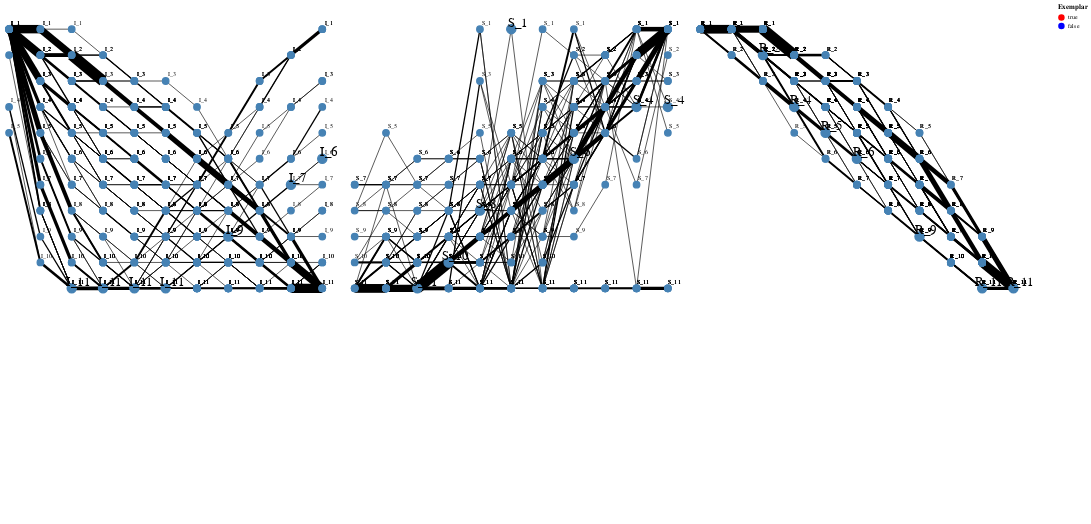

Notebook code for this chart:
### Code cell
def update_vega_schema(graph: nx.Graph) -> dict:
    """
    Updates a Vega schema by replacing the node and edge data.

    Parameters:
    vega_json_path (str): Path to the Vega JSON schema file.
    graph (nx.Graph): The input NetworkX graph.
    y_axis_attributes (List[str]): List of attributes to be used for y-axis in the plot.

    Returns:
    dict: The updated Vega schema.
    """
    # Load the existing Vega schema
    with open("./bins_sententree.vg.json", "r") as f:
        schema = json.load(f)

    # Update the schema with nodes and edges data
    schema["data"] = vega.replace_named_with(schema["data"], "nodes", ["values"], vega_data['nodes'])
    schema["data"] = vega.replace_named_with(schema["data"], "edges", ["values"], vega_data['edges'])

    return schema

schema = update_vega_schema(vega_data)

with open("bin_example.png", "wb") as f:
    png = vl_convert.vega_to_png(schema, scale=4)
    f.write(png)

vega.display(schema, format="interactive")

### Figure 1 — Vega specification as saved in the notebook (floating-point values rounded to 4 significant figures; data arrays with more than 128 entries replaced by an {"elided": "..."} marker saying what was removed)
{"$schema": "https://vega.github.io/schema/vega/v5.json", "data": [{"name": "nodes", "values": {"elided": "1143 records"}}, {"name": "edges", "values": {"elided": "606 records"}}, {"name": "facet_data", "source": "nodes", "transform": [{"groupby": ["graph"], "type": "aggregate"}]}], "height": 800, "legends": [{"encode": {"symbols": {"enter": {"shape": {"value": "circle"}, "size": {"value": 100}}}}, "fill": "color", "orient": "right", "title": "Exemplar"}], "marks": [{"data": [{"name": "graph_nodes", "source": "nodes", "transform": [{"expr": "datum.graph === parent.graph", "type": "filter"}]}, {"name": "graph_edges", "source": "edges", "transform": [{"as": ["sourceNode"], "fields": ["source"], "from": "graph_nodes", "key": "id", "type": "lookup"}, {"as": ["targetNode"], "fields": ["target"], "from": "graph_nodes", "key": "id", "type": "lookup"}, {"as": "sourceX", "expr": "datum.sourceNode && datum.sourceNode.x ? datum.sourceNode.x : 0", "type": "formula"}, {"as": "sourceY", "expr": "datum.sourceNode && datum.sourceNode.y ? datum.sourceNode.y : 0", "type": "formula"}, {"as": "targetX", "expr": "datum.targetNode && datum.targetNode.x ? datum.targetNode.x : 0", "type": "formula"}, {"as": "targetY", "expr": "datum.targetNode && datum.targetNode.y ? datum.targetNode.y : 0", "type": "formula"}]}], "encode": {"enter": {"height": {"signal": "graphHeight"}, "width": {"signal": "graphWidth"}, "x": {"signal": "(datum.graph - 1) * (graphWidth + 50)"}, "y": {"value": 0}}}, "from": {"data": "facet_data"}, "marks": [{"encode": {"enter": {"stroke": {"value": "black"}, "strokeWidth": {"field": "weight"}, "x": {"field": "sourceX", "scale": "x"}, "x2": {"field": "targetX", "scale": "x"}, "y": {"field": "sourceY", "scale": "y"}, "y2": {"field": "targetY", "scale": "y"}}, "update": {"stroke": [{"test": "datum.source === hoveredNodeID || datum.target === hoveredNodeID", "value": "blue"}, {"value": "black"}], "strokeWidth": {"field": "weight"}}}, "from": {"data": "graph_edges"}, "type": "rule"}, {"encode": {"enter": {"fill": {"field": "exemplar", "scale": "color"}, "size": {"field": "count", "mult": 100}, "stroke": {"value": "steelblue"}, "strokeWidth": {"value": 2}, "x": {"field": "x", "scale": "x"}, "y": {"field": "y", "scale": "y"}}, "update": {"fill": [{"test": "datum.id === hoveredNodeID", "value": "blue"}, {"value": "steelblue"}], "stroke": [{"test": "datum.id === hoveredNodeID", "value": "blue"}, {"value": "steelblue"}]}}, "from": {"data": "graph_nodes"}, "type": "symbol"}, {"encode": {"enter": {"align": {"value": "center"}, "baseline": {"value": "middle"}, "fill": {"value": "black"}, "fontSize": {"field": "count", "mult": 10}, "text": {"field": "label_id"}, "x": {"field": "x", "offset": 10, "scale": "x"}, "y": {"field": "y", "offset": -10, "scale": "y"}}, "update": {"fill": [{"test": "datum.id === hoveredNodeID", "value": "blue"}, {"value": "black"}]}}, "from": {"data": "graph_nodes"}, "type": "text"}], "signals": [{"name": "graph_name", "update": "parent.graph_name"}], "type": "group"}], "padding": 5, "scales": [{"domain": [0, 10], "name": "x", "range": [0, {"signal": "graphWidth"}]}, {"domain": [0, 10], "name": "y", "range": [0, {"signal": "graphHeight"}]}, {"domain": [true, false], "name": "color", "range": ["red", "blue"], "type": "ordinal"}], "signals": [{"name": "numGraphs", "value": 3}, {"name": "graphWidth", "update": "(width - 50 - (numGraphs - 1) * 50) / numGraphs"}, {"name": "graphHeight", "value": 400}, {"name": "hoveredNodeID", "on": [{"events": "symbol:mouseover", "update": "datum.id"}, {"events": "symbol:mouseout", "update": "null"}], "value": null}], "width": 1600}
